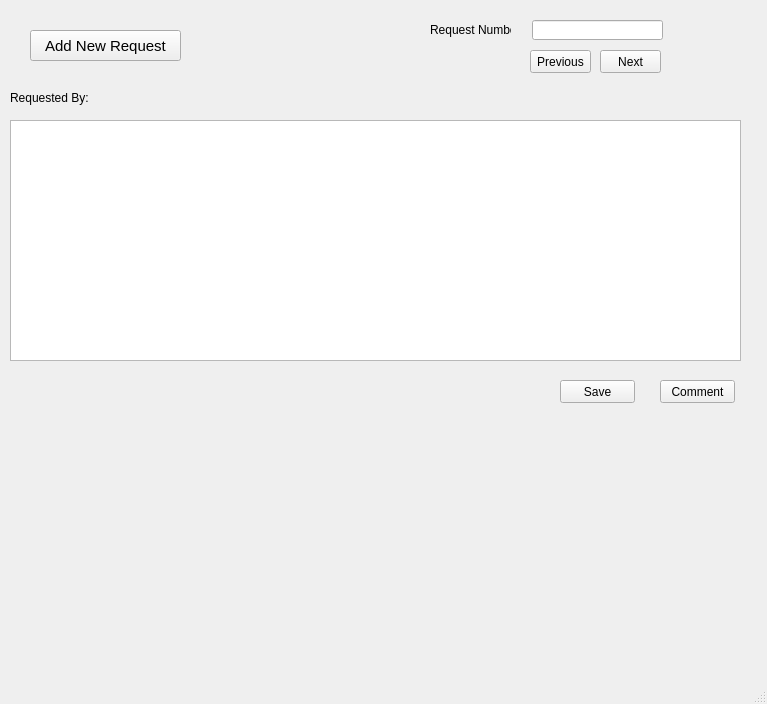
<?xml version="1.0" encoding="UTF-8"?>
<ui version="4.0">
 <class>MainWindow</class>
 <widget class="QMainWindow" name="MainWindow">
  <property name="geometry">
   <rect>
    <x>0</x>
    <y>0</y>
    <width>767</width>
    <height>704</height>
   </rect>
  </property>
  <property name="windowTitle">
   <string>MainWindow</string>
  </property>
  <widget class="QWidget" name="centralwidget">
   <widget class="QPushButton" name="requestButton">
    <property name="geometry">
     <rect>
      <x>30</x>
      <y>30</y>
      <width>151</width>
      <height>31</height>
     </rect>
    </property>
    <property name="font">
     <font>
      <family>Segoe UI</family>
      <pointsize>11</pointsize>
      <weight>50</weight>
      <bold>false</bold>
     </font>
    </property>
    <property name="text">
     <string>Add New Request</string>
    </property>
   </widget>
   <widget class="QTextBrowser" name="desbox">
    <property name="geometry">
     <rect>
      <x>10</x>
      <y>120</y>
      <width>731</width>
      <height>241</height>
     </rect>
    </property>
   </widget>
   <widget class="QLabel" name="label">
    <property name="geometry">
     <rect>
      <x>10</x>
      <y>90</y>
      <width>91</width>
      <height>16</height>
     </rect>
    </property>
    <property name="text">
     <string>Requested By:</string>
    </property>
   </widget>
   <widget class="QLineEdit" name="lineEdit">
    <property name="geometry">
     <rect>
      <x>532</x>
      <y>20</y>
      <width>131</width>
      <height>20</height>
     </rect>
    </property>
   </widget>
   <widget class="QPushButton" name="pushButton_2">
    <property name="geometry">
     <rect>
      <x>530</x>
      <y>50</y>
      <width>61</width>
      <height>23</height>
     </rect>
    </property>
    <property name="text">
     <string>Previous</string>
    </property>
   </widget>
   <widget class="QPushButton" name="pushButton_3">
    <property name="geometry">
     <rect>
      <x>600</x>
      <y>50</y>
      <width>61</width>
      <height>23</height>
     </rect>
    </property>
    <property name="text">
     <string>Next</string>
    </property>
   </widget>
   <widget class="QPushButton" name="comentButton">
    <property name="geometry">
     <rect>
      <x>660</x>
      <y>380</y>
      <width>75</width>
      <height>23</height>
     </rect>
    </property>
    <property name="text">
     <string>Comment</string>
    </property>
   </widget>
   <widget class="QLabel" name="label_2">
    <property name="geometry">
     <rect>
      <x>430</x>
      <y>20</y>
      <width>81</width>
      <height>20</height>
     </rect>
    </property>
    <property name="text">
     <string>Request Number</string>
    </property>
   </widget>
   <widget class="QPushButton" name="saveButton">
    <property name="geometry">
     <rect>
      <x>560</x>
      <y>380</y>
      <width>75</width>
      <height>23</height>
     </rect>
    </property>
    <property name="text">
     <string>Save</string>
    </property>
   </widget>
   <widget class="QWidget" name="verticalLayoutWidget">
    <property name="geometry">
     <rect>
      <x>10</x>
      <y>420</y>
      <width>741</width>
      <height>241</height>
     </rect>
    </property>
    <layout class="QVBoxLayout" name="layout" stretch="">
     <property name="spacing">
      <number>2</number>
     </property>
    </layout>
   </widget>
   <widget class="QWidget" name="window" native="true">
    <property name="geometry">
     <rect>
      <x>10</x>
      <y>610</y>
      <width>741</width>
      <height>191</height>
     </rect>
    </property>
   </widget>
   <widget class="QLabel" name="Lerror">
    <property name="geometry">
     <rect>
      <x>70</x>
      <y>380</y>
      <width>291</width>
      <height>16</height>
     </rect>
    </property>
    <property name="text">
     <string> </string>
    </property>
    <property name="alignment">
     <set>Qt::AlignCenter</set>
    </property>
   </widget>
  </widget>
  <widget class="QMenuBar" name="menubar">
   <property name="geometry">
    <rect>
     <x>0</x>
     <y>0</y>
     <width>767</width>
     <height>21</height>
    </rect>
   </property>
  </widget>
  <widget class="QStatusBar" name="statusbar"/>
 </widget>
 <resources/>
 <connections/>
</ui>
